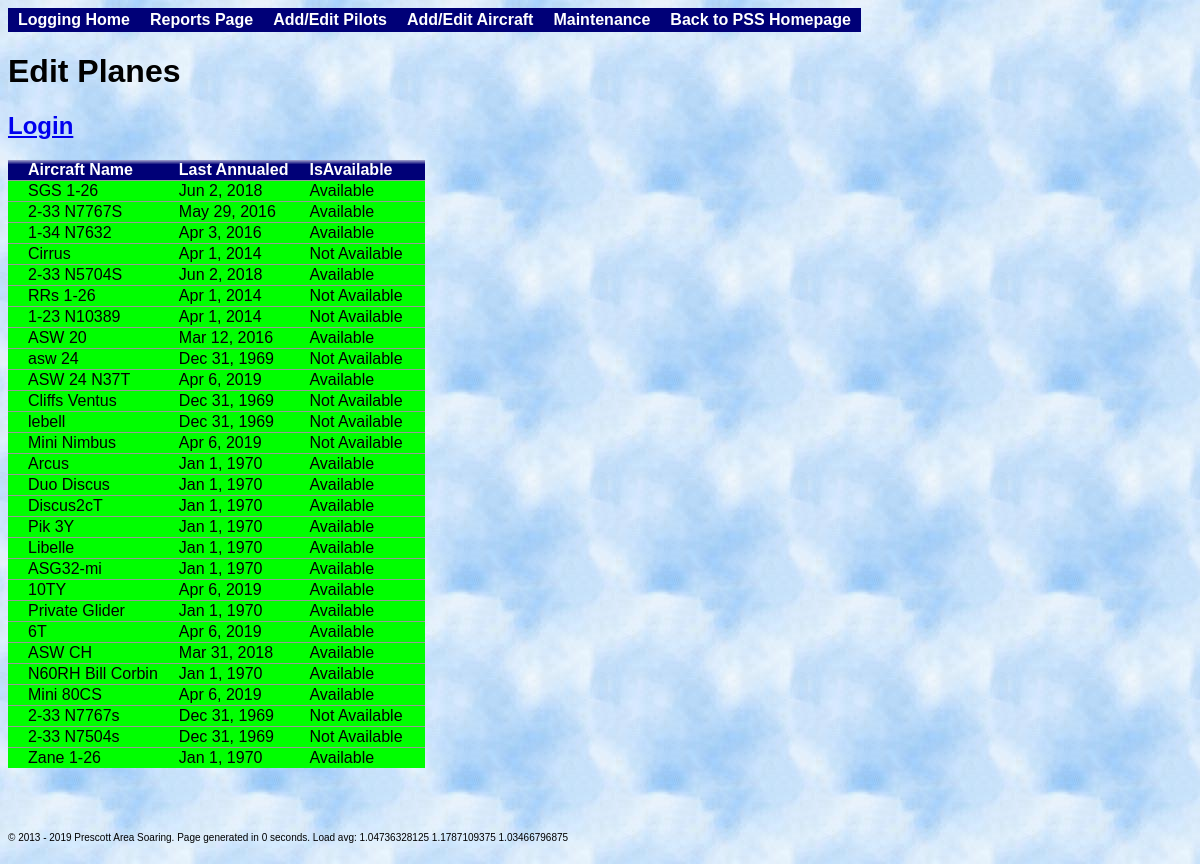
Before: /index.php?addplanes with the older database file.
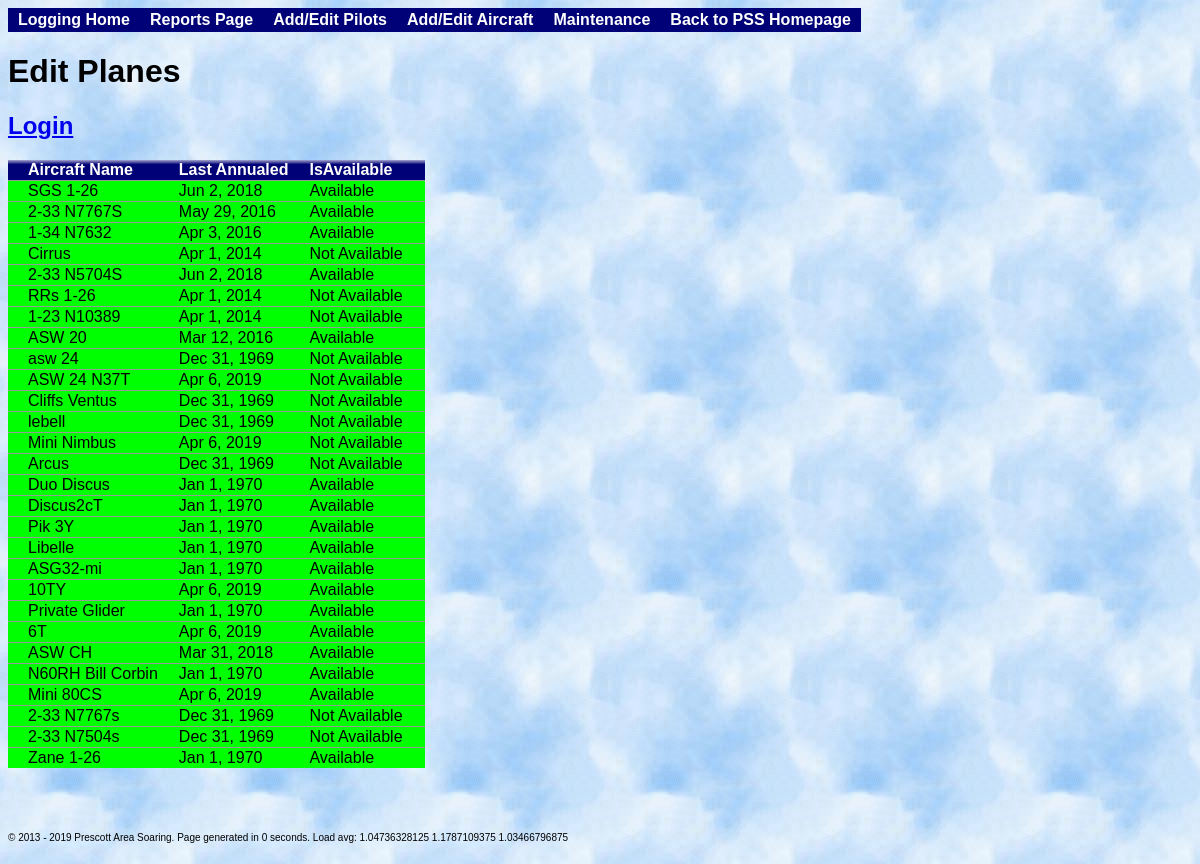
After: the same page with the newer database file.
### tables this page shows
CREATE TABLE aircraft(ID INTEGER PRIMARY KEY NOT NULL, Name TEXT, LastAnnualed INTEGER, IsAvailable INTEGER DEFAULT 0);

### SoaringLogBase.php (called while the page is built, shortened)
<?php
    class SoaringLogBase {
        private static $instance;
        private $dbDir = 'sqlite:db.sqlite';
        private $aircraftTable = "aircraft";
        public $dbObj;
        public static function GetInstance() {
            if(!self::$instance) {
                self::$instance = new self();
            }
            return self::$instance;
        }
        public function OpenDatabase() {
            try {
                $this->dbObj = new PDO($this->dbDir) or die("Cannot open the database");
            }
            catch(Exception $e) {
                die("Oops, couldn't open the database :( $e");
            }
        }
        public function GetAircraftTable() {
            return $this->aircraftTable;
        }
        public function GetAircraft($showNotAvail = false) {
            if($showNotAvail)
                $query = "SELECT * FROM aircraft;";
            else
                $query = "SELECT * FROM aircraft WHERE IsAvailable='available' OR ID=0;";
            $result = $this->dbObj->query($query);
            $planes = array( );
            while($row = $result->fetch(PDO::FETCH_BOTH)) {
                $planes[$row['ID']] = $row['Name'];
            }
            return $planes;
        }
    }
?>

### addplanes.php (the view, shortened to what this page needs)
<h1>Edit Planes</h1>
<?php
include("SoaringLogBase.php");
$thisFile = "index.php?addplanes";
$loggedIn = False;
if ( isset( $_SESSION['loggedin'] ) ) {
    $loggedIn = True;
    print("<h2><a href=\"auth.php?logout=1&origin=addplanes\">Logout</a></h2>");
}
else {
    print("<h2><a href=\"auth.php?origin=addplanes\">Login</a></h2>");
}
$logbase = SoaringLogBase::GetInstance();
$database = $logbase->dbObj;
$tableName = $logbase->GetAircraftTable();
$aircraftList = $logbase->GetAircraft(true);
$query = "SELECT * FROM $tableName;";
if($result = $database->query($query)) {
    echo("<table id=\"aircraftTable\" >");
    echo("<tr class=\"Head\"><td>Aircraft Name</td><td>Last Annualed</td><td>IsAvailable</td><td></td></tr>\n");
    while($row = $result->fetch(PDO::FETCH_BOTH)) {
        $editMe = 0;
        if($editMe) {
            echo("<tr id=\"row{$row['flightIndex']}\" class=\"IncompleteEntry\"><form id=\"form{$row['ID']}\" name=\"aircraftUpdate\" action=\"{$thisFile}\" method=\"POST\"> ");
            $entryComplete = false;
        }
        else {
            echo("<tr class=\"CompleteEntry\">");
        }
        echo("<td>{$aircraftList[$row['ID']]}</td>");
        $storedLastAnnual = date("M j, Y", $row['LastAnnualed']);
        if($editMe) {
            echo("<td>");
            echo("<input type=\"text\" name=\"lastAnnualed\" value=\"$storedLastAnnual\" id=\"lastAnnual{$row['ID']}\"/>");
            echo "</td>";
        }
        else
            echo("<td>$storedLastAnnual</td>");
        $isAvailable = $row['IsAvailable'];
        if($editMe) {
            if($isAvailable)
                echo("<td><input type=\"checkbox\" checked=\"yes\" name=\"available\" value=\"available\"></td>");
            else
                echo("<td><input type=\"checkbox\" name=\"available\" value=\"available\"></td>");
        }
        else {
            if($isAvailable)
                echo("<td class=\"Inactive\">Available</td>");
            else
                echo("<td>Not Available</td>");
        }
        if($editMe) {
            echo "<td><input type=\"hidden\" name=\"aircraftID\" value=\"{$row['ID']}\"/><input type=\"submit\" value=\"Update...\" /></form>";
        }
        else {
            if($loggedIn) {
                echo "<td><center><button name=\"modify\" class=\"modify\" onClick=\"window.location.href='{$thisFile}&aircraftID={$row['ID']}&modified=1'; \" />";
                echo "</center></td></tr>\n";
            }
            else {
                echo "<td></td></tr>\n";
            }
        }
    }
    echo("</table><br><br><br>");
}
else
    print("Failed to execute query!!!");
?>

Changed rows visible on the page:
changed aircraft "ASW 24 N37T": IsAvailable "Available" → "Not Available"
changed aircraft "Arcus": LastAnnualed "Jan 1, 1970" → "Dec 31, 1969"; IsAvailable "Available" → "Not Available"
